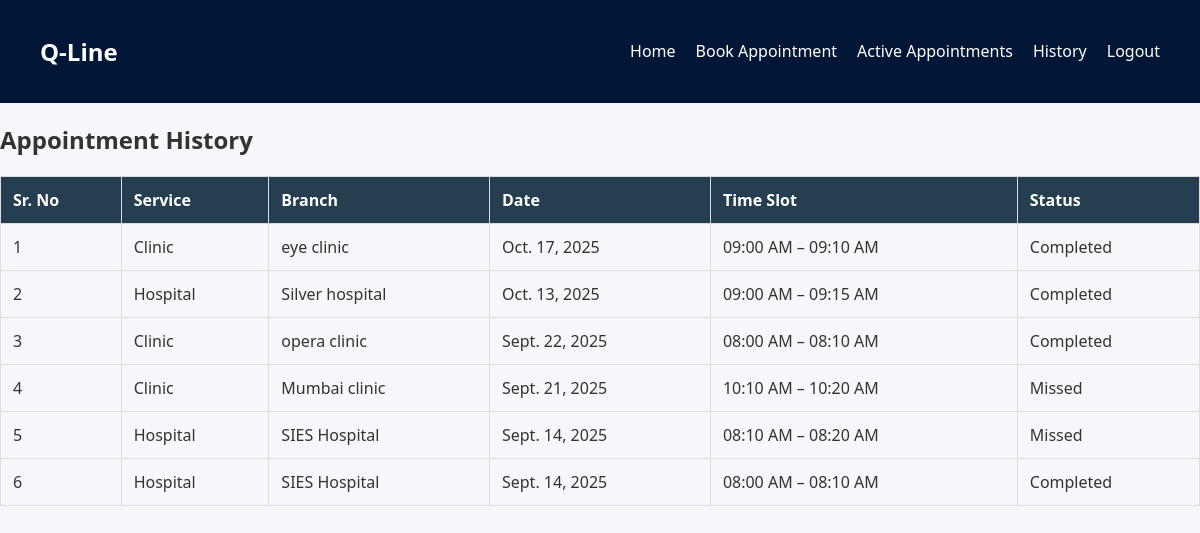
Page /bookings/history/ (signed in) on the earlier database version.
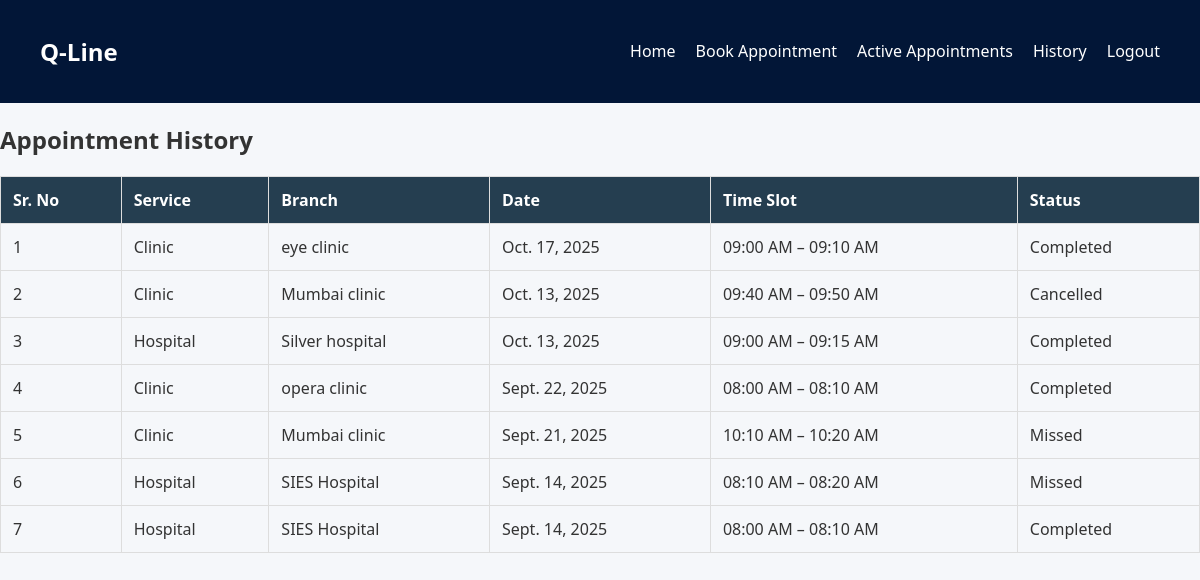
Same page on the later database version.
### bookings/models.py (models this page shows, shortened)
class Appointment(models.Model):
    user = models.ForeignKey(User, on_delete=models.CASCADE)
    org = models.ForeignKey(Organization, on_delete=models.CASCADE)
    name = models.CharField(max_length=100)
    date = models.DateField()
    time_slot = models.CharField(max_length=20)
    phone = models.CharField(max_length=15)
    status = models.CharField(max_length=20, default="Booked")
    updated_at = models.DateTimeField(auto_now=True)

### staff/models.py (models this page shows, shortened)
class Organization(models.Model):
    SERVICE_CHOICES = [
        ('clinic', 'Clinic'),
        ('salon', 'Salon'),
        ('consultancy', 'Consultancy'),
        ('hospital', 'Hospital'),
    ]
    staff = models.ForeignKey(Staff, on_delete=models.CASCADE, related_name="organizations")
    org_name = models.CharField(max_length=200)
    service_type = models.CharField(max_length=50, choices=SERVICE_CHOICES)
    location = models.CharField(max_length=100)
    branch_address = models.TextField()
    phone_number = models.CharField(max_length=10, validators=[phone_validator])
    working_hours = models.CharField(max_length=50, validators=[time_range_validator])
    appointment_duration = models.PositiveIntegerField()
    created_at = models.DateTimeField(auto_now_add=True)
    is_active = models.BooleanField(default=True)
    disabled_since = models.DateField(null=True, blank=True)

### bookings/views.py (the view)
# urls.py: path('history/', views.appointment_history, name='history'),
@login_required
def appointment_history(request):
    past_appointments = Appointment.objects.filter(
        user=request.user
    ).exclude(status="Booked").order_by("-date", "-time_slot")
    return render(request, 'bookings/history.html', {
        "past_appointments": past_appointments
    })

### bookings/templates/bookings/history.html
{% extends "users/base.html" %}
{% block content %}
<h2>Appointment History</h2>
<table>
    <tr>
        <th>Sr. No</th>
        <th>Service</th>
        <th>Branch</th>
        <th>Date</th>
        <th>Time Slot</th>
        <th>Status</th>
    </tr>
    {% for appointment in past_appointments %}
    <tr>
        <td>{{ forloop.counter }}</td>
        <td>{{ appointment.org.get_service_type_display }}</td>
        <td>{{ appointment.org.org_name }}</td>
        <td>{{ appointment.date }}</td>
        <td>{{ appointment.time_slot }}</td>
        <td>{{ appointment.status }}</td>
    </tr>
    {% empty %}
    <tr>
        <td colspan="6">No history available</td>
    </tr>
    {% endfor %}
</table>
{% endblock %}

Differences in the rows shown:
now on this page (row edited): Appointment: org.service_type "Clinic", org.org_name "Mumbai clinic", date "Oct. 13, 2025", time_slot "09:40 AM – 09:50 AM", status "Cancelled"
